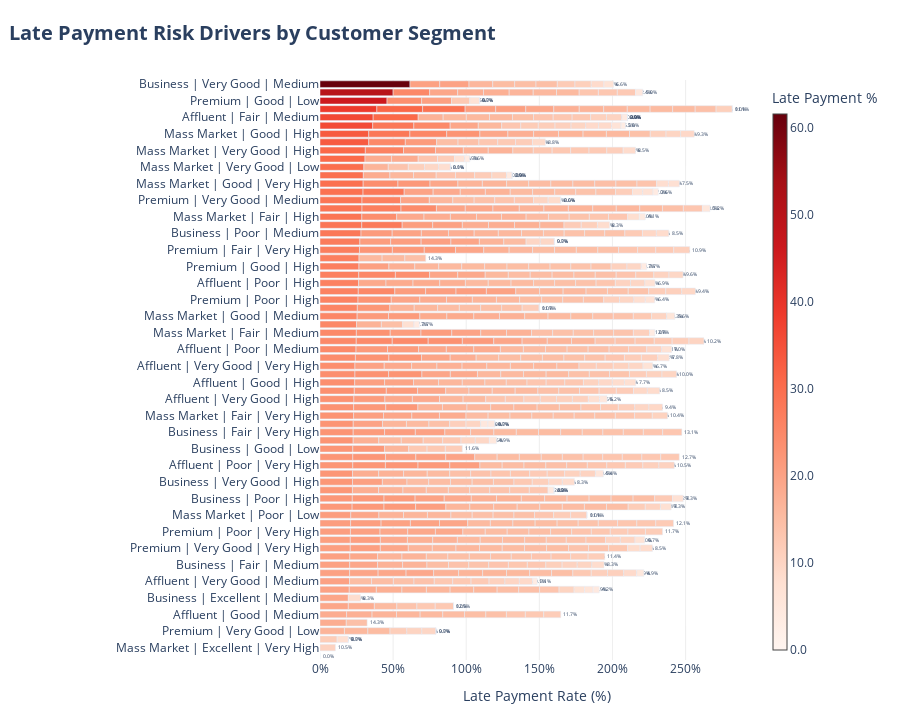

Notebook code for this chart:
### Markdown cell above
### Loan Default Drivers Bar

### Code cell
loan_default_drivers_bar_query = "SELECT * FROM gold.analytics_loan_default_drivers  ORDER BY avg_late_payment_rate DESC"
loan_default_drivers_bar_df = fetch_data(loan_default_drivers_bar_query)


loan_default_drivers_bar_df["segment_label"] = (
    loan_default_drivers_bar_df["customer_segment"] + " | " +
    loan_default_drivers_bar_df["credit_score_band"] + " | " +
    loan_default_drivers_bar_df["income_bracket"]
)

fig = go.Figure()

fig.add_trace(
    go.Bar(
        x=loan_default_drivers_bar_df["avg_late_payment_rate"],
        y=loan_default_drivers_bar_df["segment_label"],
        orientation="h",
        
        marker=dict(
            color=loan_default_drivers_bar_df["avg_late_payment_rate"],
            colorscale="Reds",
            showscale=True,
            colorbar=dict(
                title="Late Payment %",
                tickformat=".1f",
                thickness=14
            )
        ),
        
        text=loan_default_drivers_bar_df["avg_late_payment_rate"],
        texttemplate="%{text:.1f}%",
        textposition="outside",
        
        hovertemplate=
            "<b>%{y}</b><br>" +
            "Late Payment Rate: <b>%{x:.2f}%</b><br>" +
            "Loan Count: %{customdata[0]:,}<br>" +
            "Avg Days Late: %{customdata[1]:.1f}<extra></extra>",
        
        customdata=loan_default_drivers_bar_df[
            ["loan_count", "avg_days_late"]
        ].values
    )
)

fig.update_layout(
    title=dict(
        text="Late Payment Risk Drivers by Customer Segment",
        x=0.01,
        font=dict(size=20, weight="bold")
    ),
    
    xaxis=dict(
        title="Late Payment Rate (%)",
        showgrid=True,
        gridcolor="rgba(200,200,200,0.3)",
        ticksuffix="%"
    ),
    
    yaxis=dict(
        title="",
        autorange="reversed",  # Highest risk at top
        showgrid=False
    ),
    
    height=720,
    
    plot_bgcolor="white",
    paper_bgcolor="white",
    
    margin=dict(t=80, l=320, r=40, b=60),
    
    showlegend=False
)

fig.show()

### Figure 1 — Plotly figure (JSON) as saved in the notebook; plotly's stock layout.template omitted (floating-point values rounded to 4 significant figures; data arrays with more than 128 entries replaced by an {"elided": "..."} marker saying what was removed)
{"data": [{"customdata": {"elided": "839x2 float values"}, "hovertemplate": "<b>%{y}</b><br>Late Payment Rate: <b>%{x:.2f}%</b><br>Loan Count: %{customdata[0]:,}<br>Avg Days Late: %{customdata[1]:.1f}<extra></extra>", "marker": {"color": {"elided": "839 float values"}, "colorbar": {"thickness": 14, "tickformat": ".1f", "title": {"text": "Late Payment %"}}, "colorscale": [[0, "rgb(255,245,240)"], [0.125, "rgb(254,224,210)"], [0.25, "rgb(252,187,161)"], [0.375, "rgb(252,146,114)"], [0.5, "rgb(251,106,74)"], [0.625, "rgb(239,59,44)"], [0.75, "rgb(203,24,29)"], [0.875, "rgb(165,15,21)"], [1, "rgb(103,0,13)"]], "showscale": true}, "orientation": "h", "text": {"elided": "839 float values"}, "textposition": "outside", "texttemplate": "%{text:.1f}%", "type": "bar", "x": {"elided": "839 float values"}, "y": {"elided": "839 str values"}}], "layout": {"height": 720, "margin": {"b": 60, "l": 320, "r": 40, "t": 80}, "paper_bgcolor": "white", "plot_bgcolor": "white", "showlegend": false, "title": {"font": {"size": 20, "weight": "bold"}, "text": "Late Payment Risk Drivers by Customer Segment", "x": 0.01}, "xaxis": {"gridcolor": "rgba(200,200,200,0.3)", "showgrid": true, "ticksuffix": "%", "title": {"text": "Late Payment Rate (%)"}}, "yaxis": {"autorange": "reversed", "showgrid": false, "title": {"text": ""}}}}
